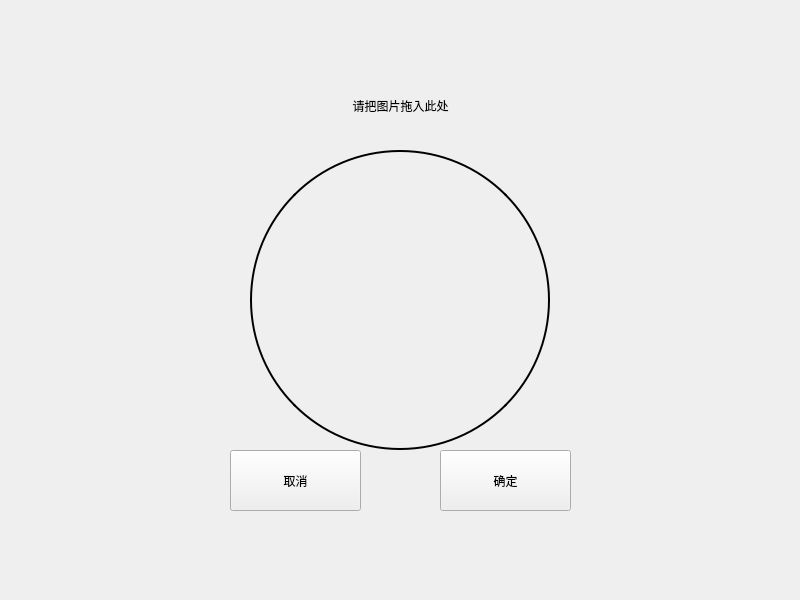
<?xml version="1.0" encoding="UTF-8"?>
<ui version="4.0">
 <class>Widget_SetHead</class>
 <widget class="QWidget" name="Widget_SetHead">
  <property name="geometry">
   <rect>
    <x>0</x>
    <y>0</y>
    <width>800</width>
    <height>600</height>
   </rect>
  </property>
  <property name="windowTitle">
   <string>Form</string>
  </property>
  <widget class="QPushButton" name="btn_confirm">
   <property name="geometry">
    <rect>
     <x>440</x>
     <y>450</y>
     <width>131</width>
     <height>61</height>
    </rect>
   </property>
   <property name="text">
    <string>确定</string>
   </property>
  </widget>
  <widget class="QLabel" name="background">
   <property name="geometry">
    <rect>
     <x>0</x>
     <y>0</y>
     <width>800</width>
     <height>600</height>
    </rect>
   </property>
   <property name="text">
    <string/>
   </property>
   <property name="pixmap">
    <pixmap resource="../../Resource/resource.qrc">:/Image/background.jpg</pixmap>
   </property>
   <property name="scaledContents">
    <bool>true</bool>
   </property>
  </widget>
  <widget class="QLabel" name="radiusBorder">
   <property name="geometry">
    <rect>
     <x>250</x>
     <y>150</y>
     <width>300</width>
     <height>300</height>
    </rect>
   </property>
   <property name="styleSheet">
    <string notr="true">border: 2px solid black;
border-radius: 150px;</string>
   </property>
   <property name="text">
    <string/>
   </property>
  </widget>
  <widget class="QPushButton" name="btn_cancel">
   <property name="geometry">
    <rect>
     <x>230</x>
     <y>450</y>
     <width>131</width>
     <height>61</height>
    </rect>
   </property>
   <property name="text">
    <string>取消</string>
   </property>
  </widget>
  <widget class="QLabel" name="radius">
   <property name="geometry">
    <rect>
     <x>250</x>
     <y>150</y>
     <width>300</width>
     <height>300</height>
    </rect>
   </property>
   <property name="styleSheet">
    <string notr="true">
border-radius: 150px;</string>
   </property>
   <property name="text">
    <string/>
   </property>
  </widget>
  <widget class="QLabel" name="lb_title">
   <property name="geometry">
    <rect>
     <x>0</x>
     <y>60</y>
     <width>801</width>
     <height>91</height>
    </rect>
   </property>
   <property name="text">
    <string>请把图片拖入此处</string>
   </property>
   <property name="alignment">
    <set>Qt::AlignCenter</set>
   </property>
  </widget>
  <zorder>background</zorder>
  <zorder>btn_cancel</zorder>
  <zorder>lb_title</zorder>
  <zorder>btn_confirm</zorder>
  <zorder>radius</zorder>
  <zorder>radiusBorder</zorder>
 </widget>
 <resources>
  <include location="../../Resource/resource.qrc"/>
 </resources>
 <connections/>
</ui>
